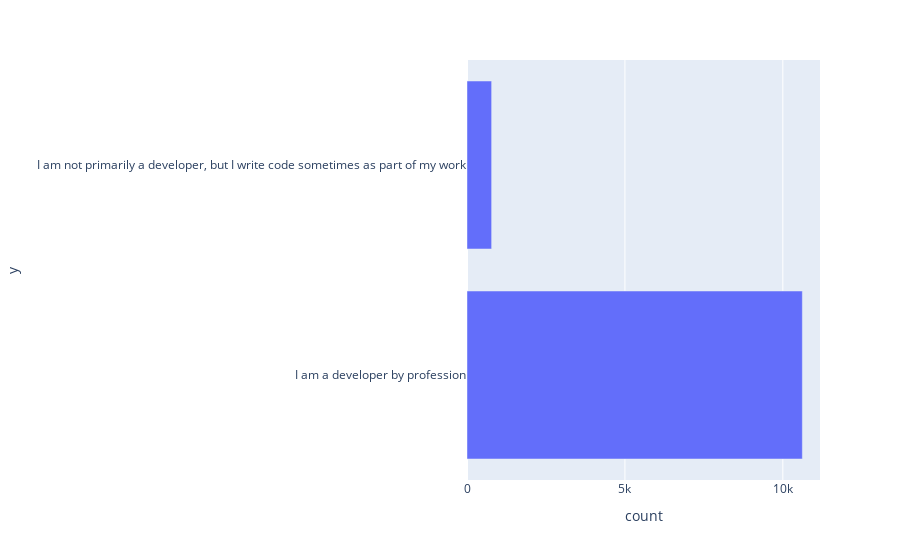

The notebook cell saved with this chart:
### Markdown cell above
Create a horizontal bar chart using column `MainBranch.`

### Code cell
# your code goes here
QUERY = """
SELECT MainBranch, COUNT(*) as count
from master
group by MainBranch
"""
df5=pd.read_sql_query(QUERY,conn)  

df5.head()

fig = px.bar(df5, x=df5['count'], y=df['MainBranch'].unique(), orientation='h')
fig.show()

### Figure 1 — Plotly figure (JSON) as saved in the notebook; plotly's stock layout.template omitted (floating-point values rounded to 4 significant figures)
{"data": [{"alignmentgroup": "True", "hovertemplate": "count=%{x}<br>y=%{y}<extra></extra>", "legendgroup": "", "marker": {"color": "#636efa", "pattern": {"shape": ""}}, "name": "", "offsetgroup": "", "orientation": "h", "showlegend": false, "textposition": "auto", "type": "bar", "x": [10618, 780], "xaxis": "x", "y": ["I am a developer by profession", "I am not primarily a developer, but I write code sometimes as part of my work"], "yaxis": "y"}], "layout": {"barmode": "relative", "legend": {"tracegroupgap": 0}, "margin": {"t": 60}, "xaxis": {"anchor": "y", "domain": [0, 1], "title": {"text": "count"}}, "yaxis": {"anchor": "x", "domain": [0, 1], "title": {"text": "y"}}}}
